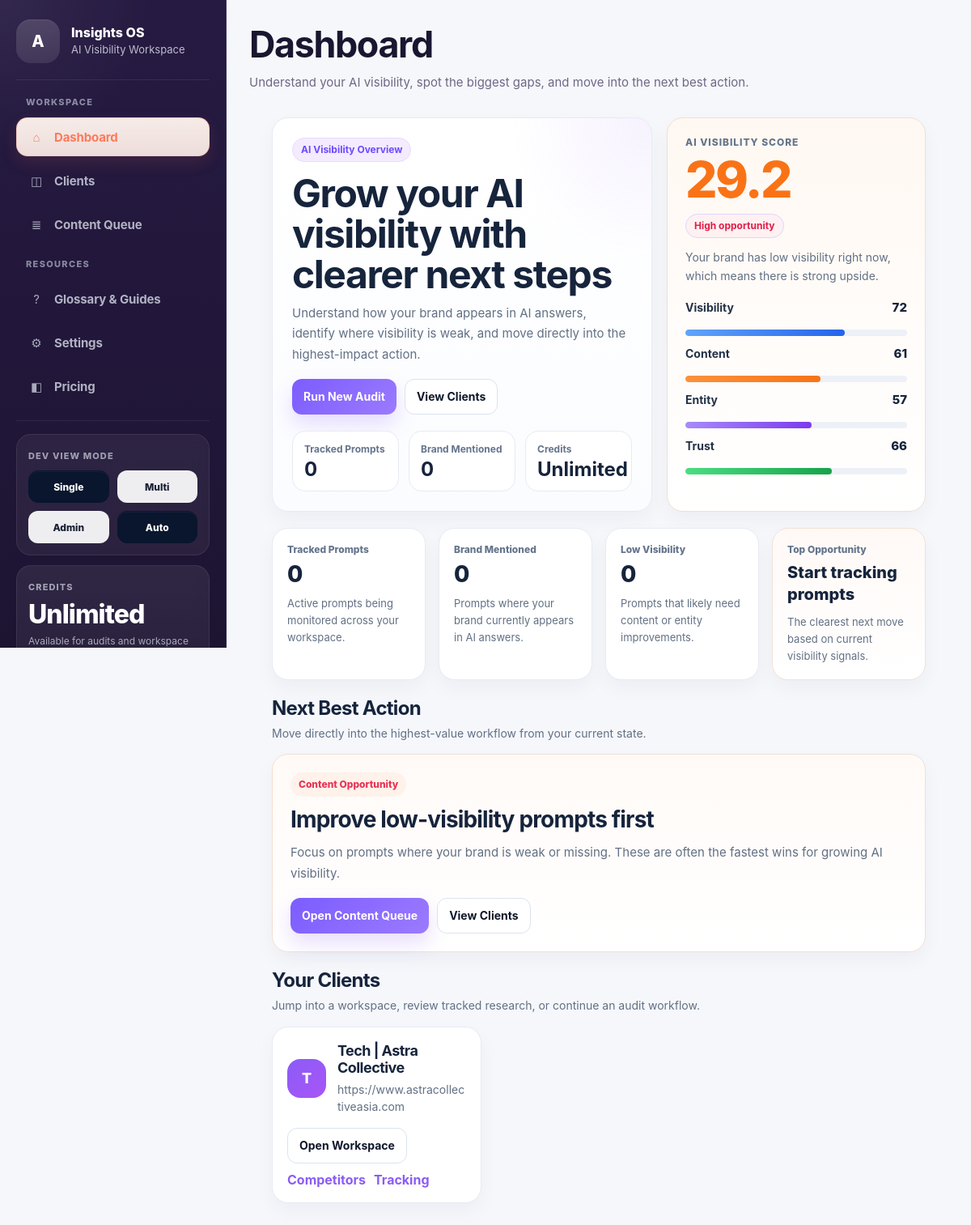
The page / (signed in) on the database its author committed.
### app.py (models this page shows)
class Client(db.Model):
    __tablename__ = "clients"
    id = db.Column(db.Integer, primary_key=True)
    slug = db.Column(db.String(255), nullable=False, index=True)
    user_id = db.Column(db.Integer, db.ForeignKey("users.id"), nullable=False, index=True)
    name = db.Column(db.String(255), nullable=False)
    website = db.Column(db.String(500), nullable=False)
    website_normalized = db.Column(db.String(500), nullable=False, index=True)
    industry = db.Column(db.String(255), nullable=True)
    location = db.Column(db.String(255), nullable=True)
    owner_type = db.Column(db.String(100), nullable=False, default="company")
    notes = db.Column(db.Text, nullable=True)
    created_at = db.Column(db.DateTime, default=datetime.utcnow, nullable=False)
    updated_at = db.Column(db.DateTime, default=datetime.utcnow, onupdate=datetime.utcnow, nullable=False)
    __table_args__ = (
        db.UniqueConstraint("user_id", "slug", name="uq_clients_user_slug"),
    )

### app.py (the view)
@app.route("/")
def index():
    if current_user.is_authenticated:
        all_audits = get_saved_audits(user_id=current_user.id)
        clients = build_client_views()
        search_term = request.args.get("q", "").strip()
        audit_type = request.args.get("type", "all").strip().lower()
        sort_by = request.args.get("sort", "saved_at").strip()
        order = request.args.get("order", "desc").strip().lower()
        audits = filter_audits(all_audits, search_term=search_term, audit_type=audit_type)
        audits = sort_audits(audits, sort_by=sort_by, order=order)
        scores = [
            c.get("latest_audit", {}).get("normalized_score")
            for c in clients
            if c.get("latest_audit")
        ]
        overall_score = round(sum(scores) / len(scores), 1) if scores else 0
        return render_template(
            "dashboard.html",
            audits=audits,
            clients=clients,
            overall_score=overall_score,  # ✅ NEW
            total_audits=len(all_audits),
            search_term=search_term,
            selected_type=audit_type,
            selected_sort=sort_by,
            selected_order=order,
        )
    return redirect(url_for("login"))

### app.py (called while the page is built, shortened)
@login_manager.user_loader
def load_user(user_id):
    return User.query.get(int(user_id))

def load_json_file(filepath):
    with open(filepath, "r", encoding="utf-8") as f:
        return json.load(f)

def safe_load_json(filepath, default):
    if not os.path.exists(filepath):
        return default
    try:
        return load_json_file(filepath)
    except Exception:
        return default

def normalize_website(url):
    if not url:
        return ""
    return (
        url.strip()
        .lower()
        .replace("https://", "")
        .replace("http://", "")
        .replace("www.", "")
        .rstrip("/")
    )

def serialize_client_row(client):
    return {
        "id": client.slug,
        "db_id": client.id,
        "user_id": client.user_id,
        "name": client.name,
        "website": client.website,
        "website_normalized": client.website_normalized,
        "industry": client.industry or "N/A",
        "location": client.location or "N/A",
        "owner_type": client.owner_type or "company",
        "notes": client.notes or "",
        "created_at": client.created_at.isoformat() if client.created_at else None,
        "updated_at": client.updated_at.isoformat() if client.updated_at else None,
    }

def load_clients(user_id=None):
    query = Client.query
    if user_id is not None:
        query = query.filter_by(user_id=user_id)
    rows = query.order_by(Client.created_at.desc()).all()
    return [serialize_client_row(row) for row in rows]

def get_matching_full_filename(summary_filename):
    if not summary_filename.endswith("_summary.json"):
        return None
    return summary_filename.replace("_summary.json", "_full.json")

def get_full_path(summary_filename):
    full_filename = get_matching_full_filename(summary_filename)
    if not full_filename:
        return None
    full_path = os.path.join(OUTPUTS_FOLDER, full_filename)
    if not os.path.exists(full_path):
        return None
    return full_path

def read_full_audit_data(summary_filename):
    full_path = get_full_path(summary_filename)
    if not full_path:
        return None
    return safe_load_json(full_path, None)

def filter_audits(audits, search_term="", audit_type="all"):
    results = audits
    if audit_type and audit_type != "all":
        results = [audit for audit in results if audit.get("audit_type", "").lower() == audit_type.lower()]
    return results

def get_workspace_count(user_id):
    return Client.query.filter_by(user_id=user_id).count()

### templates/dashboard.html (shortened to what this page needs)
{% extends "base.html" %}
{% block content %}
{% set aeo_score = overall_score if overall_score is defined else 0 %}
{% set vis_score = visibility_score if visibility_score is defined else 72 %}
{% set cont_score = content_score if content_score is defined else 61 %}
{% set ent_score = entity_score if entity_score is defined else 57 %}
{% set tr_score = trust_score if trust_score is defined else 66 %}
{% set credit_balance = wallet_balance if wallet_balance is defined else 14 %}
{% set has_clients = clients is defined and clients %}
<div class="dashboard-v3">
    <section class="dashboard-hero-v3">
        <div class="dashboard-hero-copy-card">
            <span class="hero-badge">AI Visibility Overview</span>
            <h1>Grow your AI visibility with clearer next steps</h1>
            <p>
                Understand how your brand appears in AI answers, identify where visibility is weak,
                and move directly into the highest-impact action.
            </p>
            <div class="dashboard-hero-actions">
                <a href="{{ url_for('new_audit') }}" class="btn btn-primary">Run New Audit</a>
                <a href="{{ url_for('clients_page') }}" class="btn btn-secondary">View Clients</a>
            </div>
            <div class="dashboard-hero-mini-grid">
                <div class="hero-mini-card">
                    <span>Tracked Prompts</span>
                    <strong>{{ total_prompts or 0 }}</strong>
                </div>
                <div class="hero-mini-card">
                    <span>Brand Mentioned</span>
                    <strong>{{ mentioned_count or 0 }}</strong>
                </div>
                <div class="hero-mini-card">
                    <span>Credits</span>
                    <strong>{{ credit_balance }}</strong>
                </div>
            </div>
        </div>
        <div class="dashboard-score-panel">
            <span class="dashboard-score-label">AI Visibility Score</span>
            <strong class="dashboard-score-value">{{ aeo_score }}</strong>
            <div class="dashboard-score-pill-row">
                {% if aeo_score >= 80 %}
                    <span class="score-pill score-pill-success">Strong visibility</span>
                {% elif aeo_score >= 55 %}
                    <span class="score-pill score-pill-warning">Moderate visibility</span>
                {% else %}
                    <span class="score-pill score-pill-danger">High opportunity</span>
                {% endif %}
            </div>
            <p class="dashboard-score-text">
                {% if aeo_score >= 80 %}
                    Your brand is showing strong visibility across tracked AI answers.
                {% elif aeo_score >= 55 %}
                    You have some visibility, but there are still meaningful gaps to improve.
                {% else %}
                    Your brand has low visibility right now, which means there is strong upside.
                {% endif %}
            </p>
            <div class="dashboard-score-breakdown">
                <div class="score-row">
                    <div class="score-row-top">
                        <span>Visibility</span>
                        <strong>{{ vis_score }}</strong>
                    </div>
                    <div class="score-row-track">
                        <div class="score-row-fill fill-blue" style="width: {{ vis_score }}%;"></div>
                    </div>
                </div>
                <div class="score-row">
                    <div class="score-row-top">
                        <span>Content</span>
                        <strong>{{ cont_score }}</strong>
                    </div>
                    <div class="score-row-track">
                        <div class="score-row-fill fill-orange" style="width: {{ cont_score }}%;"></div>
                    </div>
                </div>
                <div class="score-row">
                    <div class="score-row-top">
                        <span>Entity</span>
                        <strong>{{ ent_score }}</strong>
                    </div>
                    <div class="score-row-track">
                        <div class="score-row-fill fill-purple" style="width: {{ ent_score }}%;"></div>
                    </div>
                </div>
                <div class="score-row">
                    <div class="score-row-top">
                        <span>Trust</span>
                        <strong>{{ tr_score }}</strong>
                    </div>
                    <div class="score-row-track">
                        <div class="score-row-fill fill-green" style="width: {{ tr_score }}%;"></div>
                    </div>
                </div>
            </div>
        </div>
    </section>
    <section class="dashboard-insights-v3">
        <div class="dashboard-metric-card">
            <span class="dashboard-metric-label">Tracked Prompts</span>
            <strong class="dashboard-metric-value">{{ total_prompts or 0 }}</strong>
            <p class="dashboard-metric-note">Active prompts being monitored across your workspace.</p>
        </div>
        <div class="dashboard-metric-card">
            <span class="dashboard-metric-label">Brand Mentioned</span>
            <strong class="dashboard-metric-value">{{ mentioned_count or 0 }}</strong>
            <p class="dashboard-metric-note">Prompts where your brand currently appears in AI answers.</p>
        </div>
        <div class="dashboard-metric-card">
            <span class="dashboard-metric-label">Low Visibility</span>
            <strong class="dashboard-metric-value">{{ cont_score_count or 0 }}</strong>
            <p class="dashboard-metric-note">Prompts that likely need content or entity improvements.</p>
        </div>
        <div class="dashboard-metric-card dashboard-metric-card-highlight">
            <span class="dashboard-metric-label">Top Opportunity</span>
            <strong class="dashboard-metric-value dashboard-metric-value-small">
                {{ high_priority_action or "Start tracking prompts" }}
            </strong>
            <p class="dashboard-metric-note">The clearest next move based on current visibility signals.</p>
        </div>
    </section>
    <section class="dashboard-next-v3">
        <div class="dashboard-section-head">
            <h2>Next Best Action</h2>
            <p>Move directly into the highest-value workflow from your current state.</p>
        </div>
        <div class="dashboard-next-card">
            {% if total_prompts == 0 %}
                <span class="dashboard-next-kicker">Getting Started</span>
                <h3>Start tracking your first prompts</h3>
                <p>
                    Build your initial prompt set to understand how your brand appears in AI answers
                    and where competitors are getting recommended first.
                </p>
                <div class="dashboard-next-actions">
                    <a href="{{ url_for('clients_page') }}" class="btn btn-primary">Go to Clients</a>
                    <a href="{{ url_for('new_audit') }}" class="btn btn-secondary">Run Audit</a>
                </div>
            {% elif cont_score < vis_score %}
                <span class="dashboard-next-kicker">Content Opportunity</span>
                <h3>Improve low-visibility prompts first</h3>
                <p>
                    Focus on prompts where your brand is weak or missing. These are often the fastest
                    wins for growing AI visibility.
                </p>
                <div class="dashboard-next-actions">
                    <a href="{{ url_for('content_queue_page') }}" class="btn btn-primary">Open Content Queue</a>
                    <a href="{{ url_for('clients_page') }}" class="btn btn-secondary">View Clients</a>
                </div>
            {% endif %}
        </div>
    </section>
    <section class="dashboard-clients-v3">
        <div class="dashboard-section-head">
            <h2>Your Clients</h2>
            <p>Jump into a workspace, review tracked research, or continue an audit workflow.</p>
        </div>
        {% if clients %}
            <div class="dashboard-clients-grid">
                {% for client in clients %}
                <article class="dashboard-client-card">
                    <div class="dashboard-client-top">
                        <div class="dashboard-client-mark">
                            {{ (client.name[0] if client.name else "C")|upper }}
                        </div>
                        <div class="dashboard-client-copy">
                            <h3>{{ client.name or "Untitled Client" }}</h3>
                            <p>{{ client.domain or client.website or "No domain added yet" }}</p>
                        </div>
                    </div>
                    <div class="dashboard-client-actions">
                        <a href="{{ url_for('client_detail', client_id=client.id) }}" class="btn btn-secondary">
                            Open Workspace
                        </a>
                        <a href="{{ url_for('client_competitors_page', client_id=client.id) }}" class="text-link">
                            Competitors
                        </a>
                        <a href="{{ url_for('position_tracking_page', client_id=client.id) }}" class="text-link">
                            Tracking
                        </a>
                    </div>
                </article>
                {% endfor %}
            </div>
        {% endif %}
    </section>
</div>
{% endblock %}

### rows shown on the page
Client: name "T", name "Tech | Astra Collective", website "https://www.astracollectiveasia.com"

### other values the page prints
{{ wallet_balance if wallet_balance is defined else 14 }} "Unlimited"
{{ page_header_content }} "Dashboard Understand your AI visibility, spot the biggest gaps, and move into the next best action."
{{ total_prompts or 0 }} "0"
{{ mentioned_count or 0 }} "0"
{{ credit_balance }} "Unlimited"
{{ aeo_score }} "29.2"
{{ vis_score }} "72"
{{ cont_score }} "61"
{{ ent_score }} "57"
{{ tr_score }} "66"
{{ cont_score_count or 0 }} "0"
{{ high_priority_action or "Start tracking prompts" }} "Start tracking prompts"
